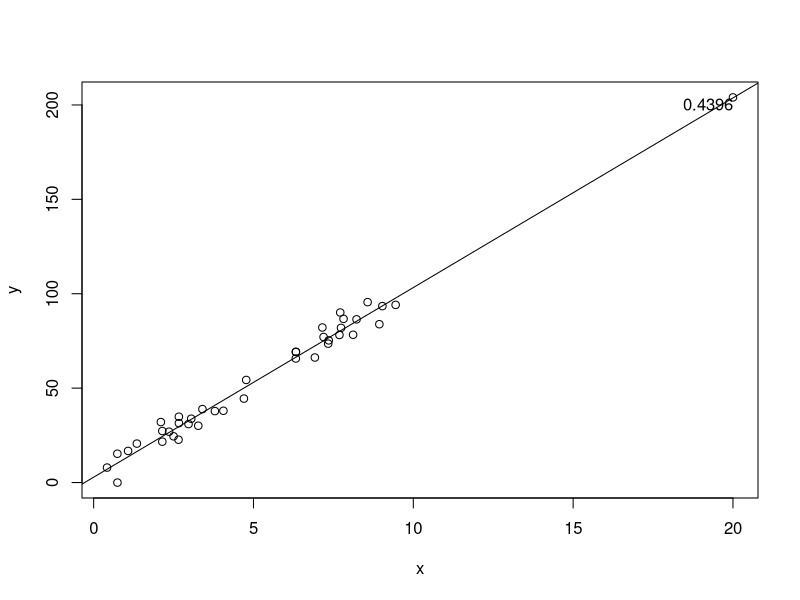
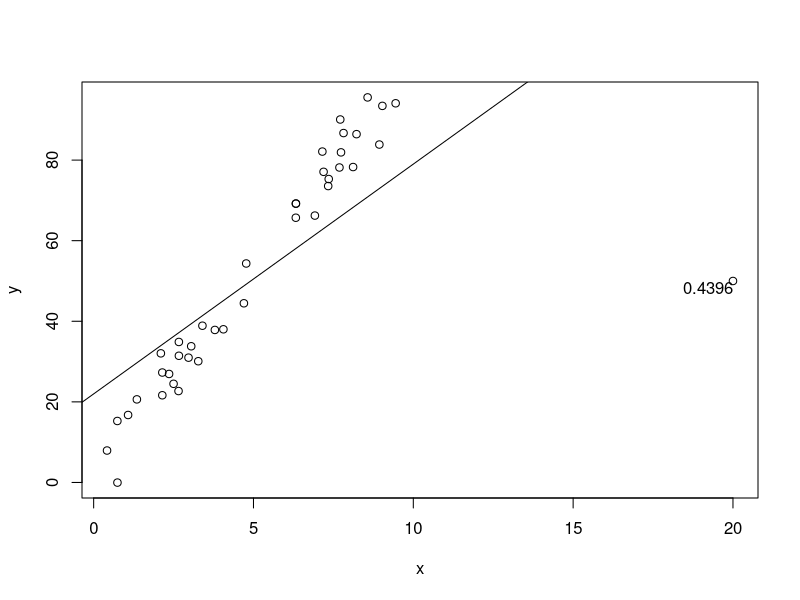

Source code (R) for these figures, in order:
## ---- chunk 1
#| include: false
set.seed(2112)
## ---- chunk 2
#| label: hilev-lowinf
#| fig-height: 4
#| fig-width: 5
# Generate n-1 data points
x <- runif(39, 0, 10)
y <- 4 + 10 * x + rnorm(39, 0, 5)

# Generate nth data point - prefectly on line
x[40] <- 20
y[40] <- 4 + 10 * 20

h <- hatvalues(lm(y ~ x))

plot(x, y)
abline(lm(y ~ x))
text(x[40], y[40], labels = round(h[40], 4),
    adj = c(1,1))
## ---- chunk 3
#| label: hilev-hiinf
#| fig-height: 4
#| fig-width: 5
# Generate nth data point - prefectly on line
x[40] <- 20
y[40] <- 50

h <- hatvalues(lm(y ~ x))

plot(x, y)
abline(lm(y ~ x))
text(x[40], y[40], labels = round(h[40], 4),
    adj = c(1,1))
## ---- chunk 4
mylm <- lm(mpg ~ wt, data = mtcars)
X <- model.matrix(mylm)
Y <- mtcars$mpg
Yhat <- predict(mylm)
H <- X %*% solve(t(X) %*% X) %*% t(X)
beta <- as.numeric(coef(mylm))
t(beta) %*% t(X) %*% Y
t(Yhat) %*% Y
t(Y) %*% H %*% Y
t(Y) %*% t(H) %*% H %*% Y
t(Yhat) %*% Yhat
## ---- chunk 5
#| label: externally-studentized

mylm <- lm(mpg ~ wt, data = mtcars)

# s can be extracted as folows:
s <- summary(mylm)$sigma
# Therefore s1^2 is:
summary(lm(mpg ~ wt, data = mtcars[-1, ]))$sigma^2

# Now let's get it *without* re-fitting the model
# The hat matrix
h <- hatvalues(mylm)
e <- residuals(mylm)
p <- 2
n <- nrow(mtcars)
((n - p) * s^2 - e[1]^2 / (1 - h[1])) / (n - p - 1)

## ---- chunk 6
set.seed(2112)
x <- c(10, runif(49, 0, 10))
y <- c(50, 2 + 3 * x[-1] + rnorm(49, 0, 3))
mylm <- lm(y ~ x)
X <- model.matrix(mylm)
H <- X %*% solve(t(X) %*% X) %*% t(X)
h11 <- H[1,1]
## ---- chunk 7
#| label: corr_resids
#| code-fold: false

x <- runif(40, 0, 10)
y <- 4 + 10 * x + rnorm(40, 0, 10)
X <- cbind(1, x)
H <- X %*% solve(t(X) %*% X) %*% t(X)
cor12 <- -H[1, 2] / sqrt((1 - H[1, 1]) * (1 - H[2, 2]))

R <- 10000
e1 <- c()
e2 <- c()
for (i in 1:R) {
    y <- 4 + 3 * x + rnorm(40, 0, 3)
    e <- residuals(lm(y ~ x))
    e1[i] <- e[1]
    e2[i] <- e[2]
}
cor(e1, e2)
cor12

